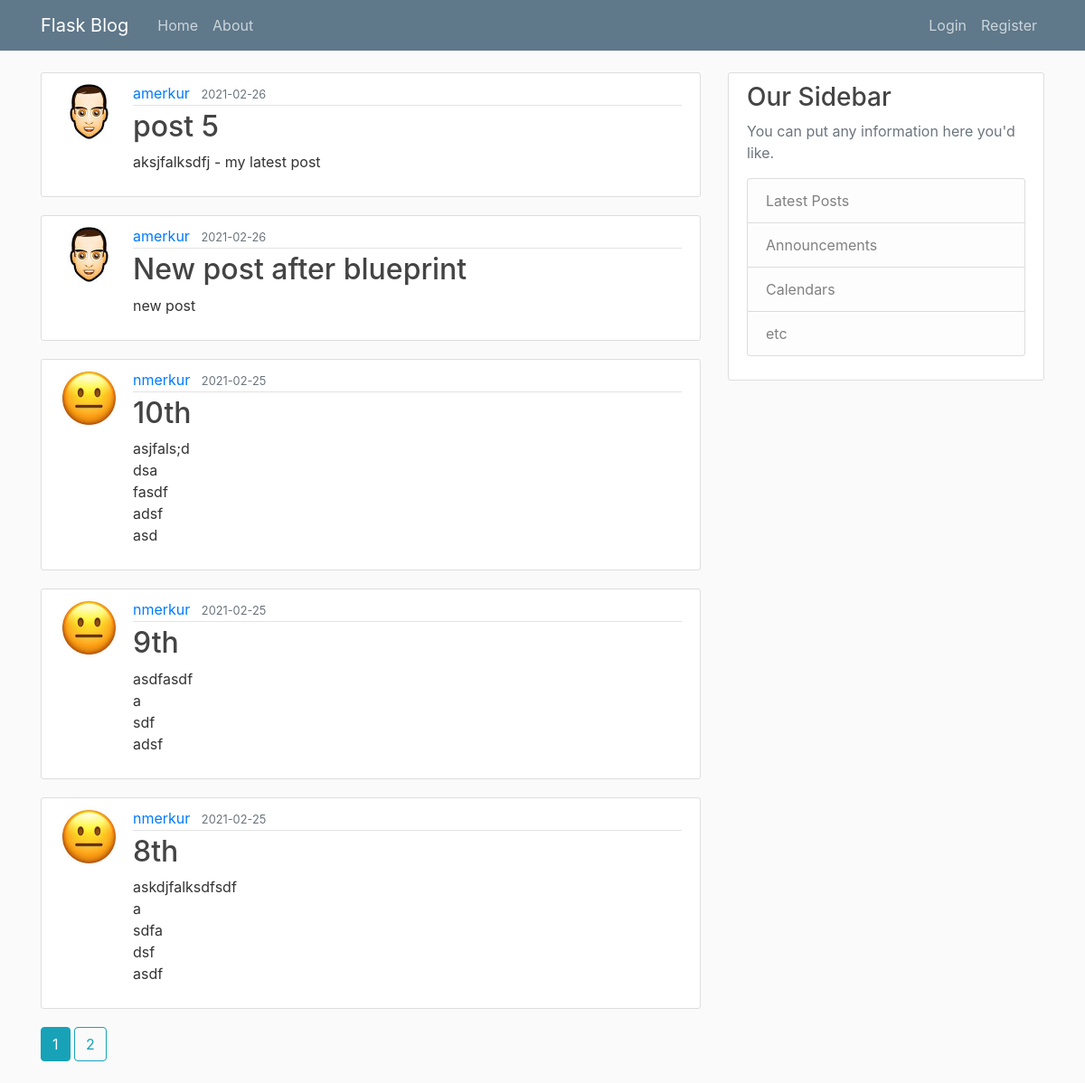
The page /home on the database its author committed.
### flaskblog/models.py (models this page shows, shortened)
class Post(db.Model):
    id = db.Column(db.Integer, primary_key=True)
    title = db.Column(db.String(100), nullable=False)
    date_posted = db.Column(db.DateTime, nullable=False, default=datetime.utcnow)
    content = db.Column(db.Text, nullable=False)
    user_id = db.Column(db.Integer, db.ForeignKey('user.id'), nullable=False)

class User(db.Model, UserMixin):
    id = db.Column(db.Integer, primary_key=True)
    username = db.Column(db.String(20), unique=True, nullable=False)
    email = db.Column(db.String(120), unique=True, nullable=False)
    image_file = db.Column(db.String(20), nullable=False, default='default.jpg')
    password = db.Column(db.String(60), nullable=False)
    posts = db.relationship('Post', backref='author', lazy=True)

### flaskblog/main/routes.py (the view)
@main.route('/')
@main.route('/home')
def home():
    page = request.args.get('page', 1, type=int)
    posts = Post.query.order_by(Post.date_posted.desc()).paginate(page=page, per_page=5)
    return render_template('home.html', posts=posts)

### flaskblog/templates/home.html (shortened to what this page needs)
{% extends 'layout.html' %}
{% block content %}
    {% for post in posts.items %}
        <article class="media content-section">
            <img class="rounded-circle article-img" src="{{ url_for('static', filename='profile_pics/' + post.author.image_file) }}" alt="">
            <div class="media-body">
            <div class="article-metadata">
                <a class="mr-2" href="{{ url_for("users.user_posts", username=post.author.username) }}">{{ post.author.username }}</a>
                <small class="text-muted">{{ post.date_posted.strftime('%Y-%m-%d') }}</small>
            </div>
            <h2><a class="article-title" href="{{ url_for("posts.post", post_id=post.id) }}">{{ post.title }}</a></h2>
            <p class="article-content">{{ post.content }}</p>
            </div>
        </article>
    {% endfor %}
    {% for page_num in posts.iter_pages(left_edge=1, right_edge=1, left_current=1, right_current=2) %}
        {% if page_num %}
            {% if posts.page == page_num %}
            <a class="btn btn-info mb-4" href="{{ url_for('main.home', page=page_num) }}">{{ page_num }}</a>
            {% else %}
            <a class="btn btn-outline-info mb-4" href="{{ url_for('main.home', page=page_num) }}">{{ page_num }}</a>
            {% endif %}
        {% endif %}
    {% endfor %}
{% endblock content %}

### flaskblog/templates/layout.html (shortened to what this page needs)
<!DOCTYPE html>
<html>
<head>
    <link rel="stylesheet" href="https://maxcdn.bootstrapcdn.com/bootstrap/4.0.0/css/bootstrap.min.css">
    <link rel="stylesheet" type="text/css" href="{{ url_for('static', filename='main.css') }}">
</head>
<body>
    <header class="site-header">
      <nav class="navbar navbar-expand-md navbar-dark bg-steel fixed-top">
        <div class="container">
          <a class="navbar-brand mr-4" href="/">Flask Blog</a>
          <div class="collapse navbar-collapse" id="navbarToggle">
            <div class="navbar-nav mr-auto">
              <a class="nav-item nav-link" href="{{ url_for('main.home') }}">Home</a>
              <a class="nav-item nav-link" href="{{ url_for('main.about') }}">About</a>
            </div>
            <div class="navbar-nav">
              {% if current_user.is_authenticated %}
              <a class="nav-item nav-link" href="{{ url_for('posts.new_post') }}">New Post</a>
              <a class="nav-item nav-link" href="{{ url_for('users.account') }}">Account</a>
              <a class="nav-item nav-link" href="{{ url_for('users.logout') }}">Logout</a>
              {% else %}
              <a class="nav-item nav-link" href="{{ url_for('users.login') }}">Login</a>
              <a class="nav-item nav-link" href="{{ url_for('users.register') }}">Register</a>
              {% endif %}
            </div>
          </div>
        </div>
      </nav>
    </header>
    <main role="main" class="container">
      <div class="row">
        <div class="col-md-8">
          {% block content %}{% endblock %}
        </div>
        <div class="col-md-4">
          <div class="content-section">
            <h3>Our Sidebar</h3>
            <p class='text-muted'>You can put any information here you'd like.
              <ul class="list-group">
                <li class="list-group-item list-group-item-light">Latest Posts</li>
                <li class="list-group-item list-group-item-light">Announcements</li>
                <li class="list-group-item list-group-item-light">Calendars</li>
                <li class="list-group-item list-group-item-light">etc</li>
              </ul>
            </p>
          </div>
        </div>
      </div>
    </main>
</body>
</html>

### flaskblog/static/main.css (style rules this page uses)
body { background: #fafafa; color: #333333; margin-top: 5rem; }
h1, h2, h3, h4, h5, h6 { color: #444444; }
.bg-steel { background-color: #5f788a; }
.site-header .navbar-nav .nav-link { color: #cbd5db; }
.content-section { background: #ffffff; padding: 10px 20px; border: 1px solid #dddddd; border-radius: 3px; margin-bottom: 20px; }
.article-title { color: #444444; }
.article-content { white-space: pre-line; }
.article-img { height: 65px; width: 65px; margin-right: 16px; }
.article-metadata { padding-bottom: 1px; margin-bottom: 4px; border-bottom: 1px solid #e3e3e3 }

### rows shown on the page
Post: image_file (picture), author.username "amerkur", date_posted "2021-02-26", title "post 5", content "aksjfalksdfj - my latest post"
Post: image_file (picture), author.username "amerkur", date_posted "2021-02-26", title "New post after blueprint", content "new post"
Post: image_file (picture), author.username "nmerkur", date_posted "2021-02-25", title "10th", content "asjfals;d dsa fasdf adsf asd"
Post: image_file (picture), author.username "nmerkur", date_posted "2021-02-25", title "9th", content "asdfasdf a sdf adsf"
Post: image_file (picture), author.username "nmerkur", date_posted "2021-02-25", title "8th", content "askdjfalksdfsdf a sdfa dsf asdf"

### other values the page prints
{{ page_num }} "1"
{{ page_num }} "2"
